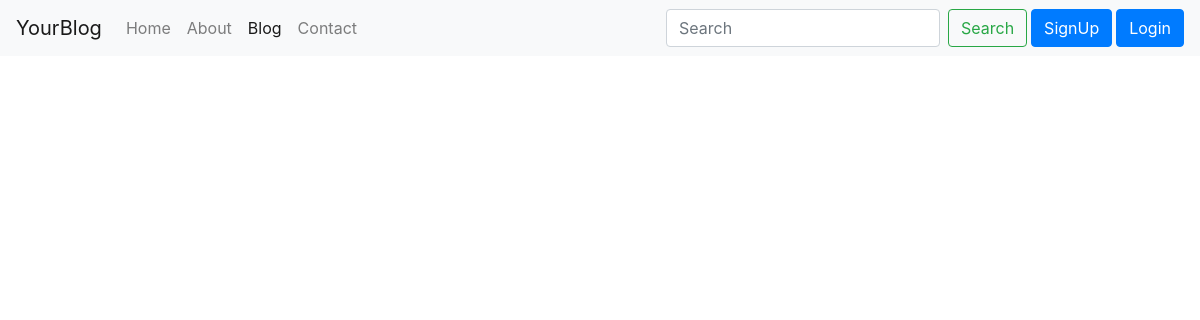
The page /blog/ on the database as committed earlier.
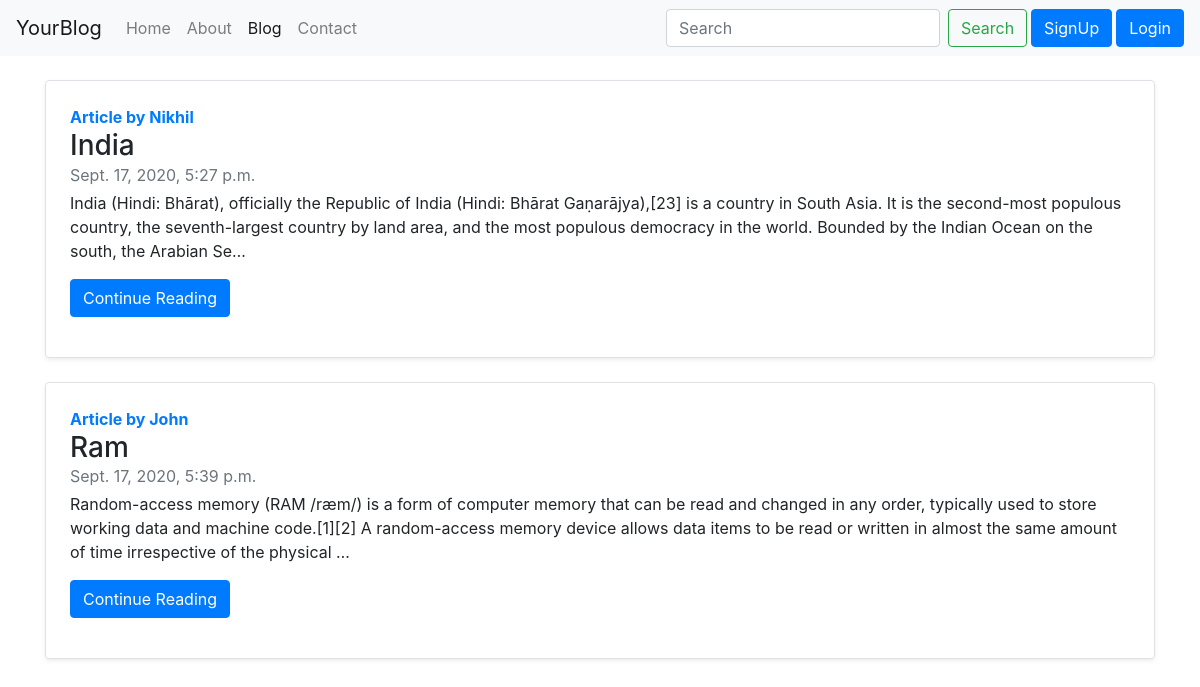
The same page on the database as committed later.
### blog/models.py (models this page shows)
class Post(models.Model):
    sno = models.IntegerField()
    title = models.CharField(max_length=200)
    content = models.TextField()
    author = models.CharField(max_length=100)
    timeStamp = models.DateTimeField(blank=True)
    slug = models.CharField(max_length=200)

### blog/views.py (the view)
# urls.py: path('', views.home, name='home'),
def home(request):
    everypost = Post.objects.all()
    return render(request, 'blog/home.html', {'everypost': everypost})

### templates/blog/home.html
{% extends 'base.html' %}{% block title %}Blog {% endblock title %}aaaaasssssas
{% block blogactive %}active {% endblock blogactive %}{% block body %}
<div class="container my-4">
  {% for post in everypost %}
  <div
    class="row no-gutters border rounded overflow-hidden flex-md-row mb-4 shadow-sm h-md-250 position-relative"
  >
    <div class="col p-4 d-flex flex-column position-static">
      <strong class="text-primary">Article by {{post.author}}</strong>
      <h3 class="mb-0">{{post.title}}</h3>
      <div class="mb-1 text-muted">{{post.timeStamp}}</div>
      <p class="card-text mb-auto">{{post.content | truncatechars:300 }}</p>
      <div class="my-3">
        <a href="/blog/{{post.slug}}" role="button" class="btn btn-primary"
          >Continue Reading</a
        >
      </div>
    </div>
  </div>
  {% endfor %}
</div>
{% endblock body %}

Rows that differ between the two databases and show on the page:
added Post: author "Nikhil", title "India", timeStamp "Sept. 17, 2020, 5:27 p.m.", content "India (Hindi: Bhārat), officially the Republic of India (Hindi: Bhārat Gaṇarājya),[23] is a country in South Asia. It is the second-most populous country, the seventh-largest country by land area, and the most populous democracy in the world. Bounded by the Indian Ocean on the south, the Arabian Se…"
added Post: author "John", title "Ram", timeStamp "Sept. 17, 2020, 5:39 p.m.", content "Random-access memory (RAM /ræm/) is a form of computer memory that can be read and changed in any order, typically used to store working data and machine code.[1][2] A random-access memory device allows data items to be read or written in almost the same amount of time irrespective of the physical …"
